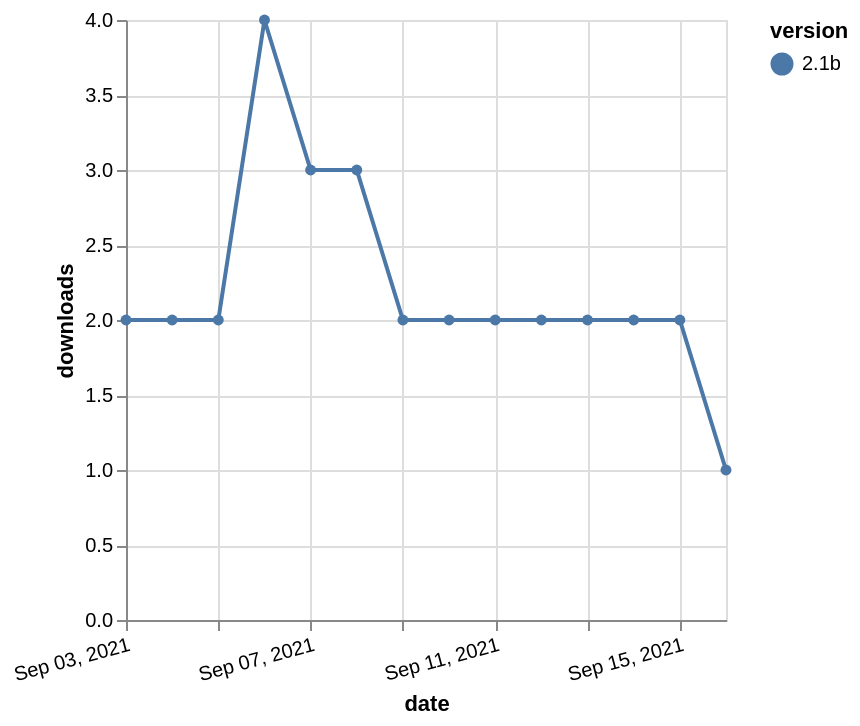

The specification (Vega-Lite) saved for this image:
### Vega-Lite specification from a JSON file in a GitHub repository (floating-point values rounded to 4 significant figures)
{"$schema": "https://vega.github.io/schema/vega-lite/v5.json", "description": "A simple bar chart with embedded data.", "data": {"values": [{"date": "2021-09-03", "total": 2890, "delta": 2, "version": "2.1b"}, {"date": "2021-09-04", "total": 2892, "delta": 2, "version": "2.1b"}, {"date": "2021-09-05", "total": 2894, "delta": 2, "version": "2.1b"}, {"date": "2021-09-06", "total": 2898, "delta": 4, "version": "2.1b"}, {"date": "2021-09-07", "total": 2901, "delta": 3, "version": "2.1b"}, {"date": "2021-09-08", "total": 2904, "delta": 3, "version": "2.1b"}, {"date": "2021-09-09", "total": 2906, "delta": 2, "version": "2.1b"}, {"date": "2021-09-10", "total": 2908, "delta": 2, "version": "2.1b"}, {"date": "2021-09-11", "total": 2910, "delta": 2, "version": "2.1b"}, {"date": "2021-09-12", "total": 2912, "delta": 2, "version": "2.1b"}, {"date": "2021-09-13", "total": 2914, "delta": 2, "version": "2.1b"}, {"date": "2021-09-14", "total": 2916, "delta": 2, "version": "2.1b"}, {"date": "2021-09-15", "total": 2918, "delta": 2, "version": "2.1b"}, {"date": "2021-09-16", "total": 2919, "delta": 1, "version": "2.1b"}]}, "width": "container", "mark": {"type": "line", "point": {"filled": true}}, "encoding": {"x": {"field": "date", "type": "temporal", "timeUnit": "yearmonthdate", "title": "date", "axis": {"labelAngle": -15}}, "y": {"field": "delta", "type": "quantitative", "title": "downloads"}, "color": {"field": "version", "type": "nominal"}, "tooltip": {"field": "delta"}}}
